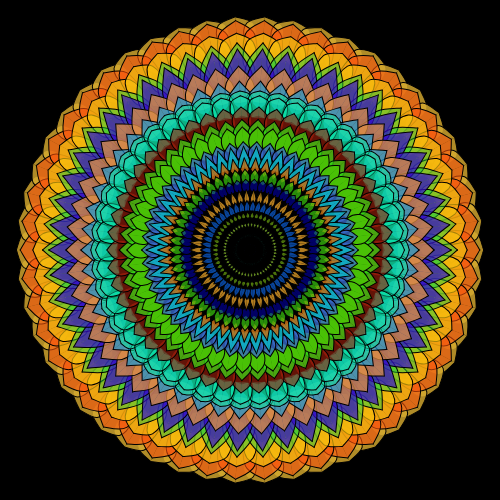
Frame 1 (no input)
Frame 60 (no input): identical to frame 1, image omitted
Frame 120 (the mouse pressed at the canvas centre since frame 60): identical to frame 1, image omitted

The p5.js sketch that drew this single still picture (run headless with seeded random() and noise() and a simulated clock; from frame 60 on, the mouse is pressed at the canvas centre):

// p5.js sketch
// ── sketch.js
let x1, x2, y2, x3, y3, x4;
let maxX2;

let ang;
let pedals;
let layers;

function setup() {
  createCanvas(500, 500);
  background(0);
  angleMode(DEGREES);
  colorMode(HSB, 360, 100, 100, 100);
  translate(width / 2, height / 2); // Center the origin
  // circle(0, 0, 10); // Draw a small circle at the origin
  
  // pedals = round(random(8, 30));
  pedals = 50;
  layers = random(4, 30);

  ang = 360 / pedals;

  // drawCenter(pedals);
  // drawCenterWithSparkles();

  for (let j = layers; j > 0; j--) {
    let layer = j / layers;

    x1 = random(185 * layer, 205 * layer);

    x2 = random(190 * layer, 215 * layer);
    maxX2 = x2 * tan(ang) * 0.9;
    y2 = random(15 * layer,maxX2 * layer);

    x3 = random(210 * layer, 230 * layer);
    y3 = random(15 * layer, maxX2 * layer);

    x4 = random(230 * layer, 245 * layer);
    
    
    let hue = random(256);
    let sat = random(70, 100);
    let bri = random(70, 100);
    let alph = random(40, 100);

    fill(hue, sat, bri, alph);

    for (let i = 0; i < pedals; i++) {
      // stroke(0, 0, 0);
      // noStroke();

      beginShape();
      curveVertex(x1, 0);
      curveVertex(x1, 0);
      curveVertex(x2, y2);
      curveVertex(x3, y3);
      curveVertex(x4, 0);
      curveVertex(x4, 0);
      endShape();
    
      beginShape();
      curveVertex(x1, 0);
      curveVertex(x1, 0);
      curveVertex(x2, -y2);
      curveVertex(x3, -y3);
      curveVertex(x4, 0);
      curveVertex(x4, 0);
      endShape();
      
      // stroke(hue, sat, bri, alph);
      // strokeWeight(5);
      // line(x1, 0, x4, 0);

      rotate(ang);
    }
  }
}

function drawCenter(petalCount) {
  noStroke();
  
  // Base gradient circle
  for (let r = 50; r > 0; r -= 2) {
    let hue = (frameCount * 0.5 + r * 2) % 360;
    fill(hue, 90, 90, 80);
    ellipse(0, 0, r * 2, r * 2);
  }
  
  // Inner decorative rings
  let centerHue = random(360);
  let rings = [
    {radius: 40, segments: petalCount * 2, size: 4},
    {radius: 30, segments: petalCount, size: 6},
    {radius: 15, segments: petalCount/2, size: 8}
  ];
  
  for (let ring of rings) {
    fill(centerHue, 90, 100);
    for (let i = 0; i < ring.segments; i++) {
      let angle = map(i, 0, ring.segments, 0, 360);
      let x = cos(angle) * ring.radius;
      let y = sin(angle) * ring.radius;
      ellipse(x, y, ring.size, ring.size);
    }
  }
  
  // Central starburst
  let burstPoints = petalCount * 4;
  fill(centerHue, 50, 100);
  beginShape();
  for (let i = 0; i <= burstPoints; i++) {
    let angle = map(i, 0, burstPoints, 0, 360);
    let r = (i % 2 === 0) ? 20 : 10;
    let x = cos(angle) * r;
    let y = sin(angle) * r;
    vertex(x, y);
  }
  endShape(CLOSE);
  
  // Tiny center dot
  fill(0, 0, 100);
  ellipse(0, 0, 5, 5);
}


function drawCenterWithSparkles() {
  // Create a multi-layered center with different effects
  noStroke();
  
  // Inner glow
  for (let i = 5; i > 0; i--) {
    let size = i * 15;
    let hue = random(40, 60); // Golden/yellow tones
    fill(hue, 90, 100, 30);
    ellipse(0, 0, size, size);
  }
  
  // Central core with radial pattern
  let centerHue = random(256);
  let centerDetail = round(random(10, 30));
  
  for (let i = 0; i < centerDetail; i++) {
    let angle = map(i, 0, centerDetail, 0, 360);
    let radius1 = random(5, 15);
    let radius2 = random(20, 40);
    
    push();
    rotate(angle);
    
    // Radial lines
    stroke(centerHue, 90, 100, 80);
    strokeWeight(random(1, 3));
    line(radius1, 0, radius2, 0);
    
    // Dots at ends
    noStroke();
    fill(centerHue, 90, 100);
    ellipse(radius1, 0, random(2, 5));
    ellipse(radius2, 0, random(3, 7));
    
    pop();
  }
  
  // Sparkle effect
  for (let i = 0; i < 50; i++) {
    let r = random(5, 25);
    let a = random(360);
    let x = cos(a) * r;
    let y = sin(a) * r;
    let s = random(1, 3);
    
    fill(centerHue + random(-30, 30), random(70, 100), 100);
    ellipse(x, y, s, s);
  }
}

function draw() {
  


}
